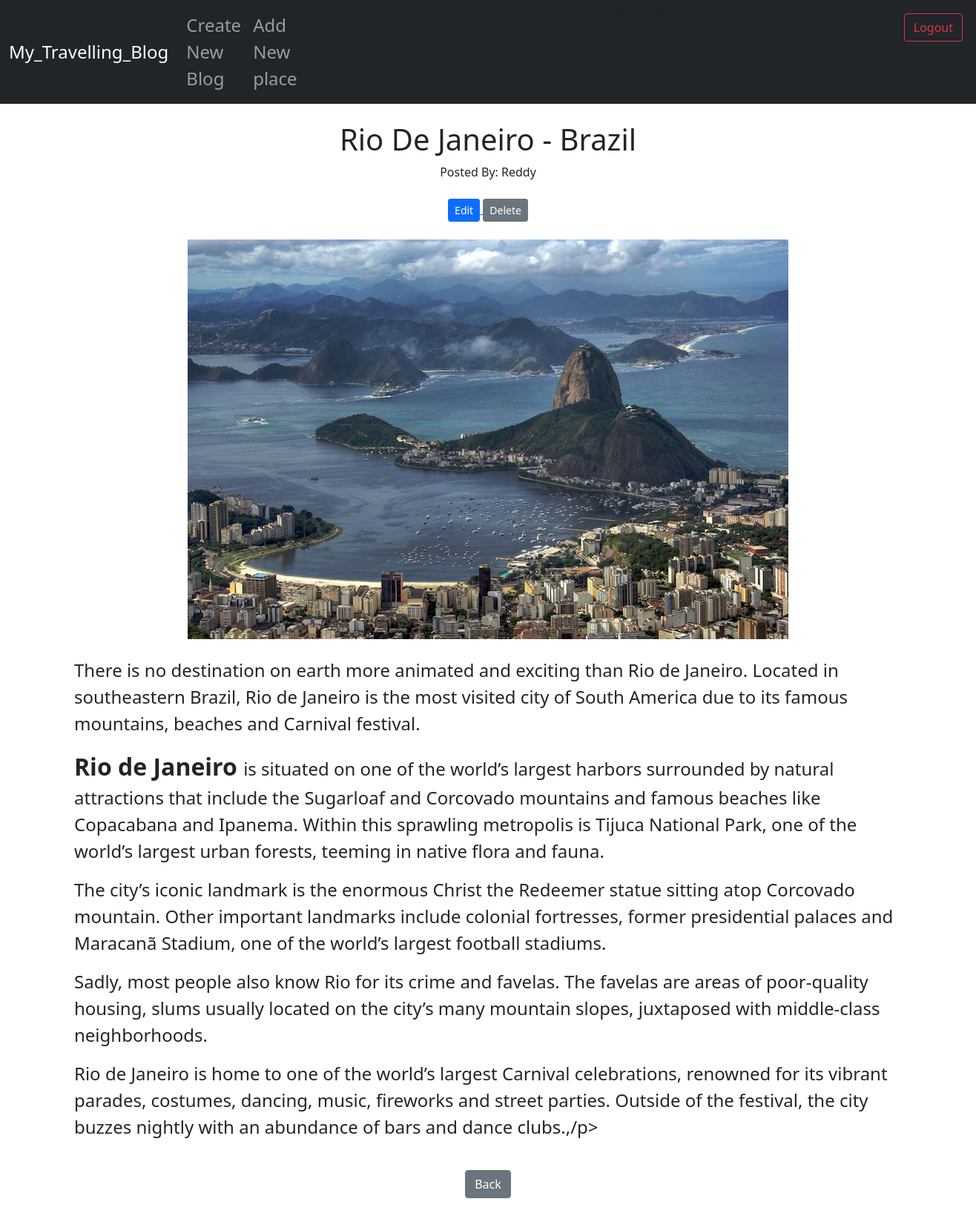
Screenshot of /Article/13 (signed in) with the database file from the repository.
### New_blog/models.py (models this page shows, shortened)
class Post(models.Model):
	place = models.CharField(max_length = 250)
	author = models.ForeignKey(User, on_delete = models.CASCADE) # to delete all the blogs of user when he removed as user
	post_image = models.ImageField(null = True, blank = True, upload_to="images/")
	Description = models.TextField()
	category = models.CharField(max_length=250, default='coding')
	post_date = models.DateField(auto_now_add=True)

### New_blog/views.py (the view)
# urls.py: path('Article/<int:pk>', ArticleView.as_view(), name = 'Article-details'), # pk->primary key of the blog created by database
class ArticleView(DetailView):
	model = Post
	template_name = 'articles.html'

### New_blog/Templates/articles.html (shortened to what this page needs)
{% extends 'base.html' %}
{% block content %}
{% if user.is_authenticated %}
    <br/>
    <center><h1> {{ post.place }} - {{ post.category }} </h1>
    Posted By: {{ post.author }}
     <br/>
    <br/>
    <a href="{% url 'Edit_post' post.pk %}">
        <button type="button" class="btn btn-primary btn-sm">Edit</button>
    </a>
    <a href="{% url 'Delete_post' post.pk %}">
        <button type="button" class="btn btn-secondary btn-sm">Delete</button>
    </a>
    <br/><br/>
    {% if post.post_image %}
    <img src="{{ post.post_image.url }}"> <br/><br/>
    {% endif %}
    </center>
    <font size="+2">{{ post.Description|safe }} </font>
    <br/> <br/>
    <center>
        <a href="{% url 'home' %}" class="btn btn-secondary">Back
        </a>
    </center>
    <br/> <br/> <br/>
{% else %}
    <br/>
    <strong> <center><font size = "+3">You're not Logged In </font> <br/><br/>
    	If you want see the article then Click on <br/><br/> <a href="{% url 'login' %}"><button class="btn btn-secondary">Login</button></a></center>
    </strong>
{% endif %}
{% endblock %}

### rows the page displays
Post: place "Rio De Janeiro", category "Brazil", author "Reddy", post_image (picture), Description "There is no destination on earth more animated and exciting than Rio de Janeiro. Located in southeastern Brazil, Rio de Janeiro is the most visited city of South America due to its famous mountains, beaches and Carnival festival. Rio de Janeiro is situated on one of the world’s largest harbors surrounded by natural attractions that include the Sugarloaf and Corcovado mountains and famous beaches like Copacabana and Ipanema. Within this sprawling metropolis is Tijuca National Park, one of the world’s largest urban forests, teeming in native flora and fauna. The city’s iconic landmark is the enormous Christ the Redeemer statue sitting atop Corcovado mountain. Other important landmarks include…"
